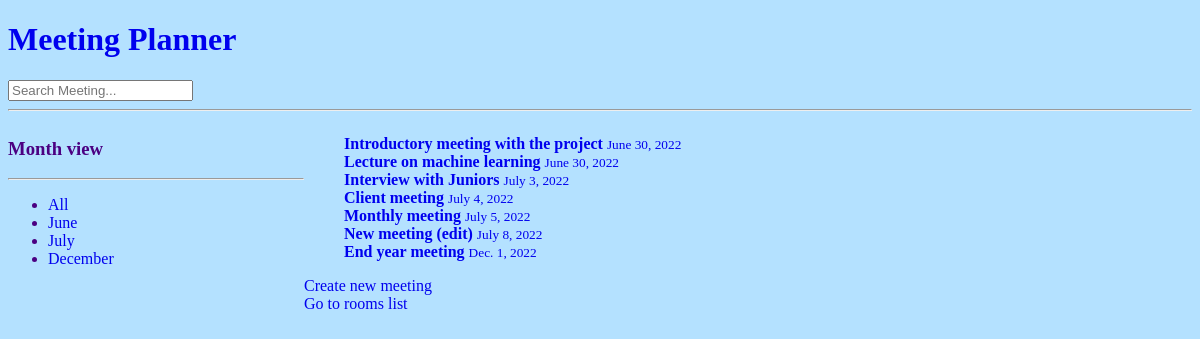
The app's page /, older data.
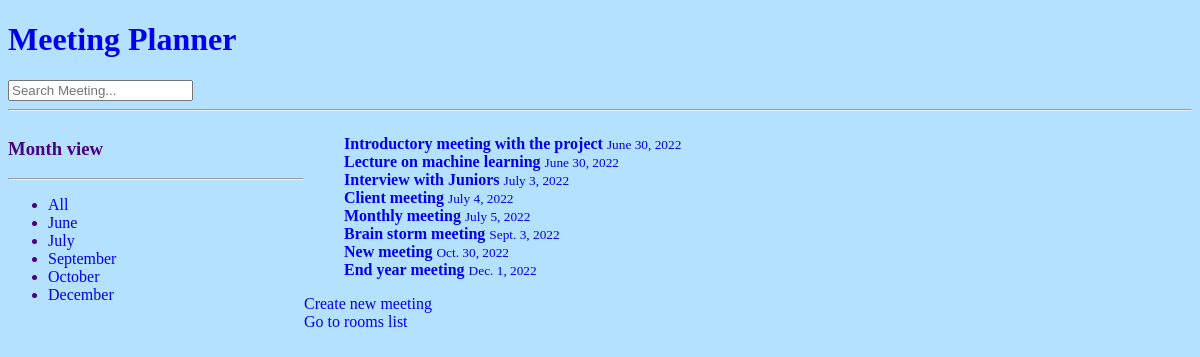
The same page, newer data.
### meetings/models.py (models this page shows, shortened)
class Meeting(models.Model):
    user = models.ForeignKey(User, on_delete=models.CASCADE)
    title = models.CharField(max_length=200)
    data = models.DateField()
    start_time = models.TimeField(default=time(9))
    duration = models.IntegerField(default=1)
    room = models.ForeignKey(Room, on_delete=models.CASCADE)
    class Meta:
        ordering = ['data','start_time']

### website/views.py (the view)
# urls.py: path('', welcome, name='welcome'),
def welcome(request):
    n = request.GET.get('n') if request.GET.get('n') != None else ''
    print(n)
    q = request.GET.get('q') #if request.GET.get('q') != None else ''
    print(q)
    meetings = []
    months = []
    posts = Meeting.objects.raw("SELECT id, data FROM meetings_meeting ORDER BY data")
    for s in posts:
        nr_id = s.id
        month = s.data.strftime("%B")
        if month not in months:
            months.append(month)
        if q == month:
            meetings.append(Meeting.objects.get(id=nr_id))
    if n != '' or n != None and q == '' or q == None:
        meetings = Meeting.objects.filter(title__contains=n)
    elif q == '' or q == None and n == '' or n == None:
        meetings = Meeting.objects.all()
    return render(request, 'website/welcome.html', {"meetings": meetings, 'months': months})

### website/templates/website/welcome.html (shortened to what this page needs)
{% extends "base.html" %}
{% block content %}
<div class="home-container">
    <div>
        <h3>Month view</h3>
        <hr>
        <ul>
            <li>
                <a href="{% url 'welcome' %}">All</a>
            </li>
            {% for i in months %}
            <div>
                <li>
                    <a href="{% url 'welcome' %}?q={{i}}">{{i}}</a>
                </li>
            </div>
            {% endfor %}
        </ul>
    </div>
    <div>
        <ul>
            {% for meeting in meetings%}
                <div>
                    <a href="{% url 'detail' meeting.id %}">
                        <b>{{meeting.title}}</b> <small>{{meeting.data}}</small>
                    </a>
                </div>
            {% endfor %}
        </ul>
        <div>
            <div>
                <a href="{% url 'new' %}" class="row" style="text-decoration: none">Create new meeting</a>
            </div>
            <div>
                <a href="{% url 'rooms' %}" class="row">Go to rooms list</a>
            </div>
        </div>
    </div>
</div>
{% endblock %}

### website/templates/base.html (shortened to what this page needs)
{% load static %}
<!DOCTYPE html>
<html lang="en">
<head>
    <link rel="stylesheet" href="{% static 'website/style.css' %}">
</head>
<body>
    <a href="{% url 'welcome' %}"><h1>Meeting Planner</h1></a>
    <form method="GET" action="{% url 'welcome' %}">
        <input type="text" name="n" placeholder="Search Meeting..." />
    </form>
    <hr>
    {% block content %}
    {% endblock %}
</body>
</html>

### website/static/website/style.css (style rules this page uses)
body { font-family:'Times New Roman', Times, serif; color:indigo; background-color:rgb(180, 225, 255); }
a { text-decoration: none }

### website/templates/base.html (style rules this page uses)
a { text-decoration: none; }

### website/templates/website/welcome.html (style rules this page uses)
.home-container { display: grid; grid-template-columns: 1fr 3fr; }

Row changes from the older to the newer data that the page shows:
removed Meeting: title "New meeting (edit)", data "July 8, 2022"
added Meeting: title "Brain storm meeting", data "Sept. 3, 2022"
added Meeting: title "New meeting", data "Oct. 30, 2022"
Text that changed along with them:
new list line: "September"
new list line: "October"
